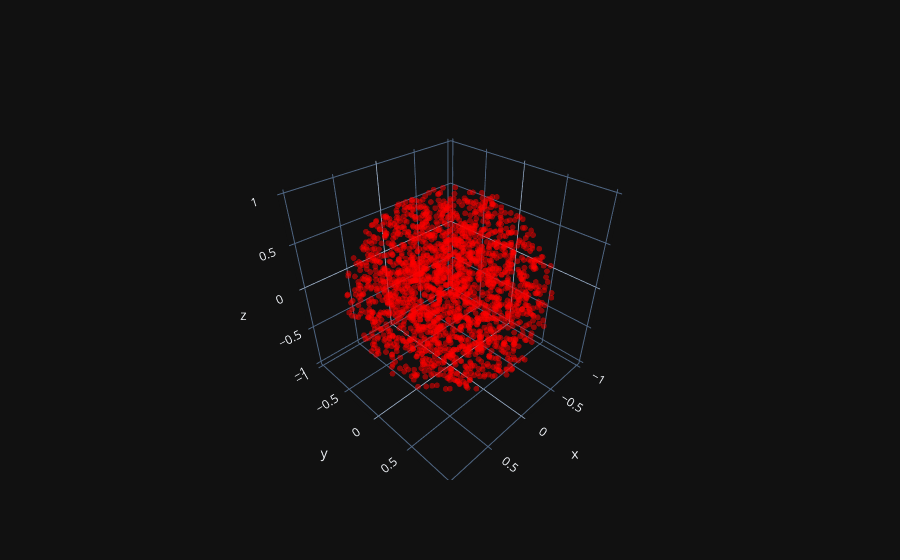

Source (notebook cell):
### Markdown cell above
## Sphere <a name="sphere"></a>

The previous notebook covered generating points on the surface of a sphere. We can use that as a stepping stone to generate points inside the sphere. Once we have have points on the sphere, we just have to assign a radius to them according to a proper distribution that results in uniform sampling. $r\in \sqrt[3]{U(0,1)}$ will have the right distribution.

### Code cell
N=2000
phi   = uniform(0,2*np.pi,size=N)
theta = np.arccos(uniform(-1,1,size=N))
r     = np.cbrt(uniform(0,1,size=N))

st,ct=np.sin(theta),np.cos(theta)
sp,cp=np.sin(phi),np.cos(phi)

pts=r[:,np.newaxis]*np.c_[st*cp,st*sp,ct]

fig=go.Figure()
fig.add_scatter3d(x=pts[:,0], y=pts[:,1], z=pts[:,2], mode='markers', marker=dict(size=2, color='red', opacity=0.5))
fig.show()

### Figure 1 — Plotly figure (JSON) as saved in the notebook; plotly's stock layout.template omitted (floating-point values rounded to 4 significant figures; data arrays with more than 128 entries replaced by an {"elided": "..."} marker saying what was removed)
{"data": [{"marker": {"color": "red", "opacity": 0.5, "size": 2}, "mode": "markers", "type": "scatter3d", "x": {"elided": "2000 float values"}, "y": {"elided": "2000 float values"}, "z": {"elided": "2000 float values"}}], "layout": {}}
